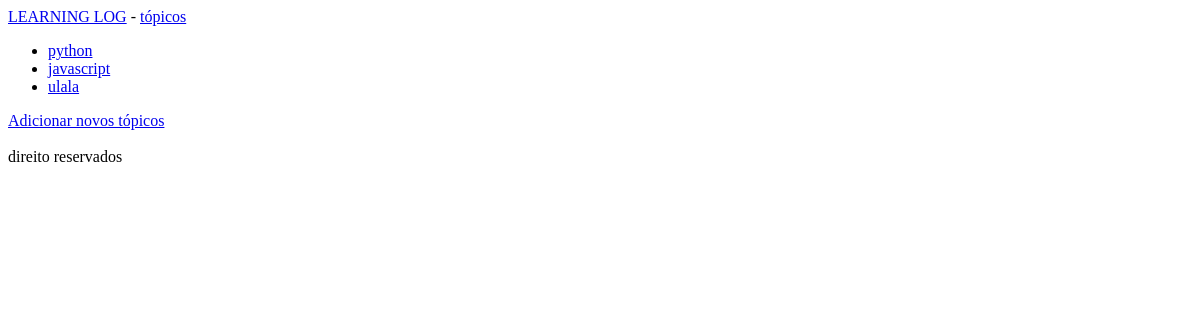
The page /topics on the database as committed earlier.
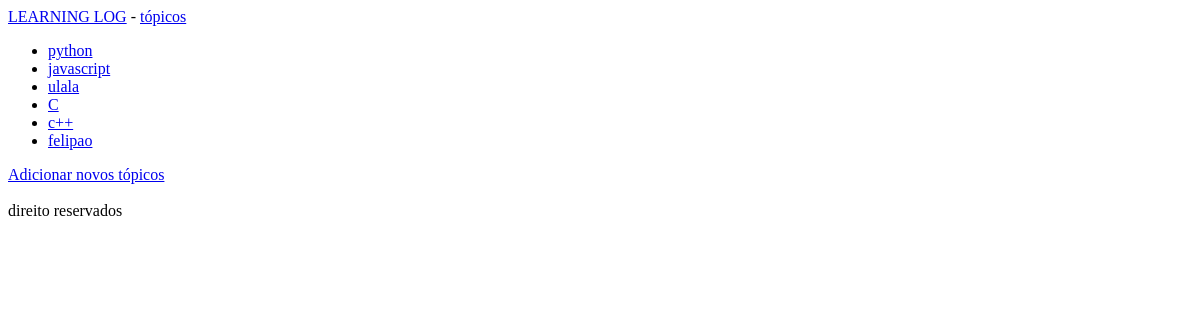
The same page on the database as committed later.
### learning_logs/models.py (models this page shows)
class Topic(models.Model):
    text = models.CharField(max_length = 200)
    date_added = models.DateTimeField(auto_now_add = True)
    def __str__(self):
        return self.text

### learning_logs/views.py (the view)
# urls.py: path('topics', views.topics, name='topics'),
def topics(request):
    topics = Topic.objects.order_by('date_added')
    context = {'topics': topics} #recebe um dicionario
    return render(request, 'learning_logs/topics.html', context)

### learning_logs/templates/learning_logs/topics.html
{% extends "learning_logs/base.html" %}
{% block content %}
    <ul>
        {% for topic in topics %}
            <li>
                <a href="{% url 'topic' topic.id %}"> {{ topic }} </a>
            </li>
        {% empty %}
            <li>não há tópicos</li>
        {% endfor %}
    </ul>
    <a href="{% url 'new_topic' %}">Adicionar novos tópicos</a>
{% endblock content %}

### learning_logs/templates/learning_logs/base.html (shortened to what this page needs)
<!DOCTYPE html>
<html lang="pt-br">
<head>
</head>
<body>
<a href="{% url 'index' %}">LEARNING LOG</a> -
<a href="{% url 'topics' %}">tópicos</a>
{% block content %}{% endblock content %}
<br><br><footer>direito reservados</footer>
</body>
</html>

Rows that differ between the two databases and show on the page:
added Topic: text "C"
added Topic: text "c++"
added Topic: text "felipao"
